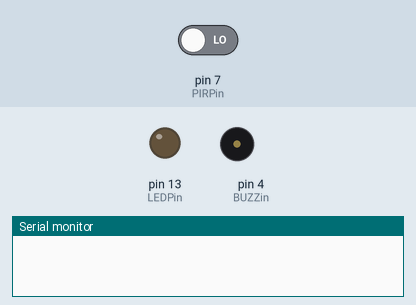
This sketch was run on a simulated Arduino Uno, built with avr-gcc and run on an emulated ATmega328P. Shown: output pins drawn as LEDs (lit = HIGH), buzzer (waves = sounding), the last lines printed to the serial monitor. The inputs (shaded band) are chosen by the test bench; at power-on: pin 7 (PIRPin) LOW. Pins used as bus, display or sensor lines are not drawn.

Above: at 1.2 s.
1.3 s: pin 7 (PIRPin) driven HIGH
At 1.6 s:
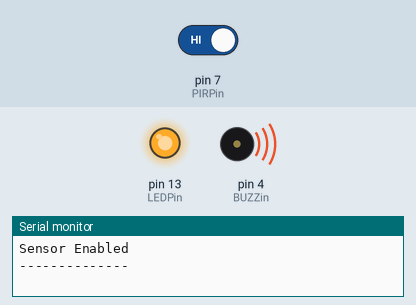
2.8 s: pin 7 (PIRPin) driven LOW
At 4.0 s:
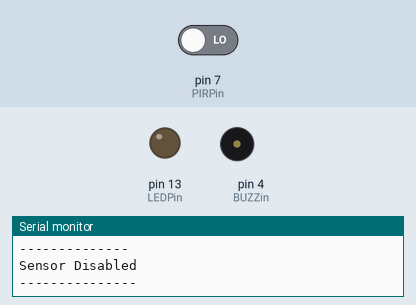
Timing chart, 0 to 5.8 s (numbered marks = the images above; inputs shaded):
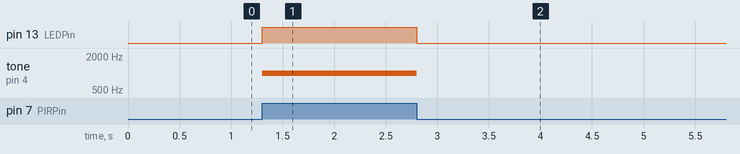

Measured:
- after the input at 1.3 s, pin 13 (LEDPin): LOW → HIGH at once; tone on pin 4 (BUZZin): silent → 1000 Hz at once
- after the input at 2.8 s, pin 13 (LEDPin): HIGH → LOW at once; tone on pin 4 (BUZZin): 1000 Hz → silent at once

The sketch:

LED_Buzzer_PIRSensor.ino
```cpp
/*
   Turn ON a LED and buzzer when movement
   object is detected using a PIR sensor.

   Author: Martin Gaido
   https://github.com/martingaido

   Parts required:

   - Arduino UNO Board
   - PIR sensor
   - 1 Led
   - 1 Buzzer (Pasive)
   - Cables

   Conn Diagram

   SENSOR PIR (GND) -> ARDUINO UNO (GND)
   SENSOR PIR (VCC) -> ARDUINO UNO (5V)
   SENSOR PIR (SDA) -> ARDUINO UNO (A7)
   LED (+)          -> ARDUINO UNO (D13)
   LED (-)          -> ARDUINO UNO (GND)
   BUZZER (+)       -> ARDUINO UNO (D4)
   BUZZER (-)       -> ARDUINO UNO (GND)

   This example code is part of the public domain.
*/

const int LEDPin = 13;   // init pin for LED
const int PIRPin = 7;    // input pin (for PIR sensor)
const int BUZZin = 4;    // input pin (for buzzer)

int pirState = LOW;
int val = 0;

void setup()
{
   pinMode(LEDPin, OUTPUT);
   pinMode(PIRPin, INPUT);
   pinMode(BUZZin, OUTPUT); // Set Buzzer - pin 4 as an output
   Serial.begin(9600);
}

void loop()
{
   val = digitalRead(PIRPin);
   if (val == HIGH)   // if active
   {
      digitalWrite(LEDPin, HIGH);  // LED ON
      digitalWrite(BUZZin, HIGH);  // BUZZER ON
      tone(BUZZin, 1000); // Send 1KHz sound signal...

      if (pirState == LOW)
      {
        Serial.println("Sensor Enabled");
        Serial.println("--------------");
        pirState = HIGH;
      }
   }
   else // if not active
   {
      digitalWrite(LEDPin, LOW); // LED OFF
      digitalWrite(BUZZin, LOW); // BUZZER OFF
      noTone(BUZZin);

      if (pirState == HIGH)
      {
        Serial.println("Sensor Disabled");
        Serial.println("---------------");
        pirState = LOW;
      }
   }
}
```
